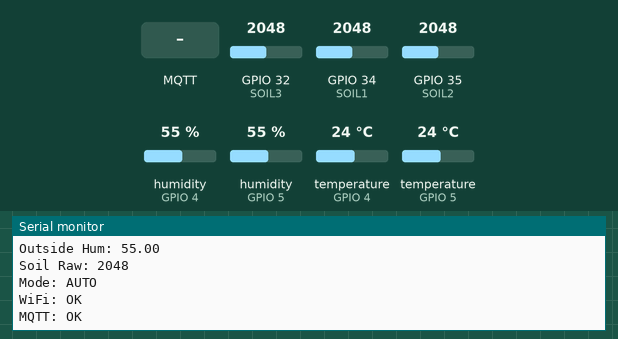
A sketch run on a simulated ESP32. On the bench: the last lines printed to the serial monitor. The inputs (shaded band) are chosen by the test bench; at power-on: humidity (sensors on GPIO 4, GPIO 5) 55 %, temperature (sensors on GPIO 5, GPIO 4) 24 °C, GPIO 32 (SOIL3) = 2048, GPIO 34 (SOIL1) = 2048, GPIO 35 (SOIL2) = 2048. WiFi joins after 1.5 s; servers stay silent unless stated; no MQTT or app messages arrive unless stated.

Above: at 2.7 s.
2.8 s: humidity (sensor on GPIO 4) set to 88 %
At 3.69 s:
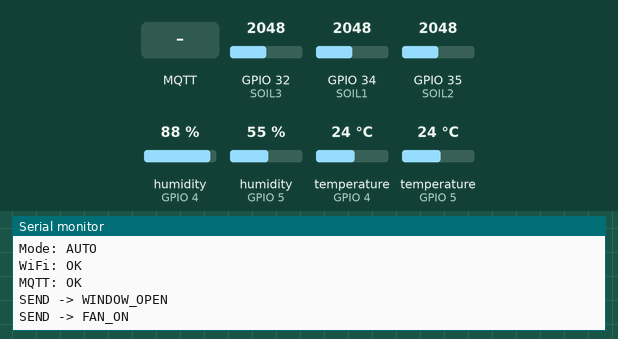
5.1 s: temperature (sensor on GPIO 5) set to 12 °C
At 6.7 s:
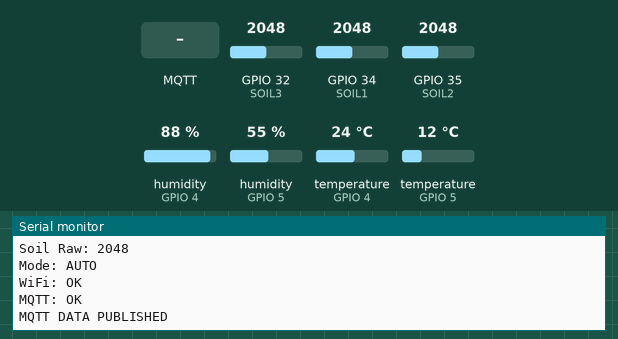
7.3 s: MQTT message "ON" arrives on the first subscribed topic
9.3 s: temperature (sensor on GPIO 4) set to 12 °C
At 10.8 s:
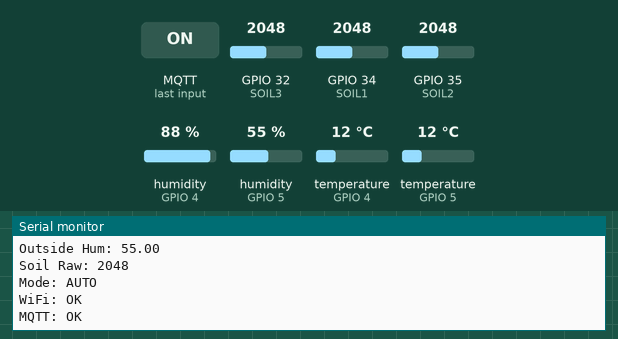

Measured:
- after the input at 2.8 s, the serial monitor: prints a new line after 0.82 s (image 1)
- after the input at 5.1 s, the serial monitor: prints a new line after 0.66 s (image 2)
- after the input at 9.3 s, the serial monitor: prints a new line after 0.59 s (image 3)

The sketch:

greenhouse_esp32.ino
```cpp
#include <WiFi.h>
#include <PubSubClient.h>
#include <DHT.h>

// ======================================================
// WIFI
// ======================================================

const char* ssid = "3lilo";
const char* password = "00000000";

// ======================================================
// MQTT
// ======================================================

const char* mqtt_server = "192.168.43.230";

WiFiClient espClient;
PubSubClient client(espClient);

// ======================================================
// DHT22 INSIDE
// ======================================================

#define DHTPIN 4
#define DHTTYPE DHT22

DHT dhtInside(DHTPIN, DHTTYPE);

// ======================================================
// DHT11 OUTSIDE
// ======================================================

#define DHT_OUT_PIN 5
#define DHT_OUT_TYPE DHT11

DHT dhtOutside(DHT_OUT_PIN, DHT_OUT_TYPE);

// ======================================================
// SOIL
// ======================================================

#define SOIL1 34
#define SOIL2 35
#define SOIL3 32

// ======================================================
// STATES
// ======================================================

bool exhaustFanState = false;
bool intakeFanState = false;
bool windowState = false;
bool pumpState = false;

// ======================================================
// MODE
// ======================================================

String systemMode = "AUTO";

// ======================================================
// CONDITIONS
// ======================================================

float WINDOW_ON_TEMP = 30.0;
float WINDOW_OFF_TEMP = 27.0;

float FAN_ON_TEMP = 31.0;
float FAN_OFF_TEMP = 28.0;

float HIGH_HUMIDITY = 80.0;

int SOIL_DRY = 2800;
int SOIL_WET = 2400;

// ======================================================
// TIMERS
// ======================================================

unsigned long lastPublish = 0;
unsigned long lastWiFiTry = 0;
unsigned long lastMQTTTry = 0;

// ======================================================
// FLAGS
// ======================================================

bool wifiAvailable = false;
bool mqttAvailable = false;

// ======================================================
// WIFI CONNECT
// ======================================================

void setup_wifi() {

  Serial.println("Connecting WiFi...");

  WiFi.begin(ssid, password);

  unsigned long start = millis();

  while (
    WiFi.status() != WL_CONNECTED &&
    millis() - start < 10000
  ) {

    delay(500);
    Serial.print(".");
  }

  if (WiFi.status() == WL_CONNECTED) {

    wifiAvailable = true;

    Serial.println("\nWiFi Connected");
    Serial.print("IP: ");
    Serial.println(WiFi.localIP());

  } else {

    wifiAvailable = false;

    Serial.println("\nWiFi Failed");
  }
}

// ======================================================
// MQTT CONNECT
// ======================================================

void reconnectMQTT() {

  if (!wifiAvailable) return;

  Serial.println("Connecting MQTT...");

  if (client.connect("ESP32_GREENHOUSE")) {

    mqttAvailable = true;

    Serial.println("MQTT CONNECTED");

    client.subscribe("greenhouse/control/#");

    Serial.println("Subscribed to greenhouse/control/#");

  } else {

    mqttAvailable = false;

    Serial.print("MQTT FAILED rc=");
    Serial.println(client.state());
  }
}

// ======================================================
// SEND TO ARDUINO
// ======================================================

void sendToArduino(String cmd) {

  Serial.print("SEND -> ");
  Serial.println(cmd);

  Serial2.println(cmd);

  delay(50);

  Serial2.flush();
}

// ======================================================
// MQTT CALLBACK
// ======================================================

void callback(char* topic, byte* payload, unsigned int length) {

  String msg = "";

  for (int i = 0; i < length; i++) {
    msg += (char)payload[i];
  }

  String t = String(topic);

  Serial.println("============== MQTT ==============");
  Serial.print("TOPIC: ");
  Serial.println(t);

  Serial.print("MESSAGE: ");
  Serial.println(msg);

  // ====================================================
  // MODE
  // ====================================================

  if (t == "greenhouse/control/mode") {

    systemMode = msg;

    Serial.print("MODE CHANGED TO: ");
    Serial.println(systemMode);

    return;
  }

  // ====================================================
  // MANUAL MODE ONLY
  // ====================================================

  if (systemMode != "MANUAL") {

    Serial.println("IGNORED -> AUTO MODE");
    return;
  }

  // ====================================================
  // EXHAUST FAN
  // ====================================================

  if (t == "greenhouse/control/fan") {

    if (msg == "ON") {

      exhaustFanState = true;
      sendToArduino("FAN_ON");

    } else {

      exhaustFanState = false;
      sendToArduino("FAN_OFF");
    }
  }

  // ====================================================
  // INTAKE FAN
  // ====================================================

  else if (t == "greenhouse/control/intakeFan") {

    if (msg == "ON") {

      intakeFanState = true;
      sendToArduino("INTAKE_ON");

    } else {

      intakeFanState = false;
      sendToArduino("INTAKE_OFF");
    }
  }

  // ====================================================
  // WINDOW
  // ====================================================

  else if (t == "greenhouse/control/window") {

    if (msg == "OPEN") {

      windowState = true;
      sendToArduino("WINDOW_OPEN");

    } else {

      windowState = false;
      sendToArduino("WINDOW_CLOSE");
    }
  }

  // ====================================================
  // PUMP
  // ====================================================

  else if (t == "greenhouse/control/pump") {

    if (msg == "ON") {

      pumpState = true;
      sendToArduino("PUMP_ON");

    } else {

      pumpState = false;
      sendToArduino("PUMP_OFF");
    }
  }
}

// ======================================================
// SETUP
// ======================================================

void setup() {

  Serial.begin(115200);

  Serial2.begin(9600, SERIAL_8N1, 16, 17);

  dhtInside.begin();
  dhtOutside.begin();

  setup_wifi();

  client.setServer(mqtt_server, 1883);

  client.setCallback(callback);

  reconnectMQTT();

  Serial.println("SYSTEM READY");
}

// ======================================================
// LOOP
// ======================================================

void loop() {

  // ====================================================
  // WIFI CHECK (NON BLOCKING)
  // ====================================================

  if (
    WiFi.status() != WL_CONNECTED &&
    millis() - lastWiFiTry > 15000
  ) {

    lastWiFiTry = millis();

    Serial.println("Retry WiFi...");

    setup_wifi();
  }

  if (WiFi.status() == WL_CONNECTED) {

    wifiAvailable = true;

  } else {

    wifiAvailable = false;
    mqttAvailable = false;
  }

  // ====================================================
  // MQTT CHECK (NON BLOCKING)
  // ====================================================

  if (
    wifiAvailable &&
    !client.connected() &&
    millis() - lastMQTTTry > 10000
  ) {

    lastMQTTTry = millis();

    reconnectMQTT();
  }

  if (client.connected()) {

    mqttAvailable = true;
    client.loop();

  } else {

    mqttAvailable = false;
  }

  // ====================================================
  // READ INSIDE SENSOR
  // ====================================================

  float tempInside = dhtInside.readTemperature();
  float humInside = dhtInside.readHumidity();

  // ====================================================
  // READ OUTSIDE SENSOR
  // ====================================================

  float tempOutside = dhtOutside.readTemperature();
  float humOutside = dhtOutside.readHumidity();

  // ====================================================
  // CHECK DHT
  // ====================================================

  if (
    isnan(tempInside) ||
    isnan(humInside) ||
    isnan(tempOutside) ||
    isnan(humOutside)
  ) {

    Serial.println("DHT ERROR");

    delay(2000);

    return;
  }

  // ====================================================
  // SOIL
  // ====================================================

  int soilRaw =
    (
      analogRead(SOIL1) +
      analogRead(SOIL2) +
      analogRead(SOIL3)
    ) / 3;

  // ====================================================
  // AUTO MODE
  // ====================================================

  if (systemMode == "AUTO") {

    // ==================================================
    // WINDOW
    // ==================================================

    bool newWindowState = windowState;

    if (
      tempInside > WINDOW_ON_TEMP ||
      humInside > HIGH_HUMIDITY
    ) {

      newWindowState = true;

    } else if (
      tempInside < WINDOW_OFF_TEMP &&
      humInside < 75
    ) {

      newWindowState = false;
    }

    if (newWindowState != windowState) {

      windowState = newWindowState;

      if (windowState) {

        sendToArduino("WINDOW_OPEN");

      } else {

        sendToArduino("WINDOW_CLOSE");
      }
    }

    // ==================================================
    // EXHAUST FAN
    // ==================================================

    bool newExhaustState = exhaustFanState;

    if (
      tempInside > FAN_ON_TEMP ||
      humInside > HIGH_HUMIDITY
    ) {

      newExhaustState = true;

    } else if (
      tempInside < FAN_OFF_TEMP &&
      humInside < 75
    ) {

      newExhaustState = false;
    }

    if (newExhaustState != exhaustFanState) {

      exhaustFanState = newExhaustState;

      if (exhaustFanState) {

        sendToArduino("FAN_ON");

      } else {

        sendToArduino("FAN_OFF");
      }
    }

    // ==================================================
    // INTAKE FAN
    // ==================================================

    bool newIntakeState = intakeFanState;

    // Outside air cooler -> intake ON
    if (tempOutside < tempInside) {

      newIntakeState = true;

    } else {

      newIntakeState = false;
    }

    if (newIntakeState != intakeFanState) {

      intakeFanState = newIntakeState;

      if (intakeFanState) {

        sendToArduino("INTAKE_ON");

      } else {

        sendToArduino("INTAKE_OFF");
      }
    }

    // ==================================================
    // PUMP
    // ==================================================

    bool newPumpState = pumpState;

    if (soilRaw > SOIL_DRY) {

      newPumpState = true;

    } else if (soilRaw < SOIL_WET) {

      newPumpState = false;
    }

    if (newPumpState != pumpState) {

      pumpState = newPumpState;

      if (pumpState) {

        sendToArduino("PUMP_ON");

      } else {

        sendToArduino("PUMP_OFF");
      }
    }
  }

  // ====================================================
  // SERIAL MONITOR
  // ====================================================

  Serial.println("========== DATA ==========");

  Serial.print("Inside Temp: ");
  Serial.println(tempInside);

  Serial.print("Inside Hum: ");
  Serial.println(humInside);

  Serial.print("Outside Temp: ");
  Serial.println(tempOutside);

  Serial.print("Outside Hum: ");
  Serial.println(humOutside);

  Serial.print("Soil Raw: ");
  Serial.println(soilRaw);

  Serial.print("Mode: ");
  Serial.println(systemMode);

  Serial.print("WiFi: ");
  Serial.println(wifiAvailable ? "OK" : "OFF");

  Serial.print("MQTT: ");
  Serial.println(mqttAvailable ? "OK" : "OFF");

  // ====================================================
  // MQTT PUBLISH
  // ====================================================

  if (
    mqttAvailable &&
    millis() - lastPublish > 5000
  ) {

    lastPublish = millis();

    // SENSOR DATA

    client.publish(
      "greenhouse/tempInside",
      String(tempInside, 1).c_str()
    );

    client.publish(
      "greenhouse/humInside",
      String(humInside, 1).c_str()
    );

    client.publish(
      "greenhouse/tempOutside",
      String(tempOutside, 1).c_str()
    );

    client.publish(
      "greenhouse/humOutside",
      String(humOutside, 1).c_str()
    );

    client.publish(
      "greenhouse/soil",
      String(soilRaw).c_str()
    );

    // DEVICE STATES

    client.publish(
      "greenhouse/exhaustFan",
      exhaustFanState ? "ON" : "OFF"
    );

    client.publish(
      "greenhouse/intakeFan",
      intakeFanState ? "ON" : "OFF"
    );

    client.publish(
      "greenhouse/window",
      windowState ? "OPEN" : "CLOSE"
    );

    client.publish(
      "greenhouse/pump",
      pumpState ? "ON" : "OFF"
    );

    client.publish(
      "greenhouse/mode",
      systemMode.c_str()
    );

    Serial.println("MQTT DATA PUBLISHED");
  }

  delay(2000);
}
```
